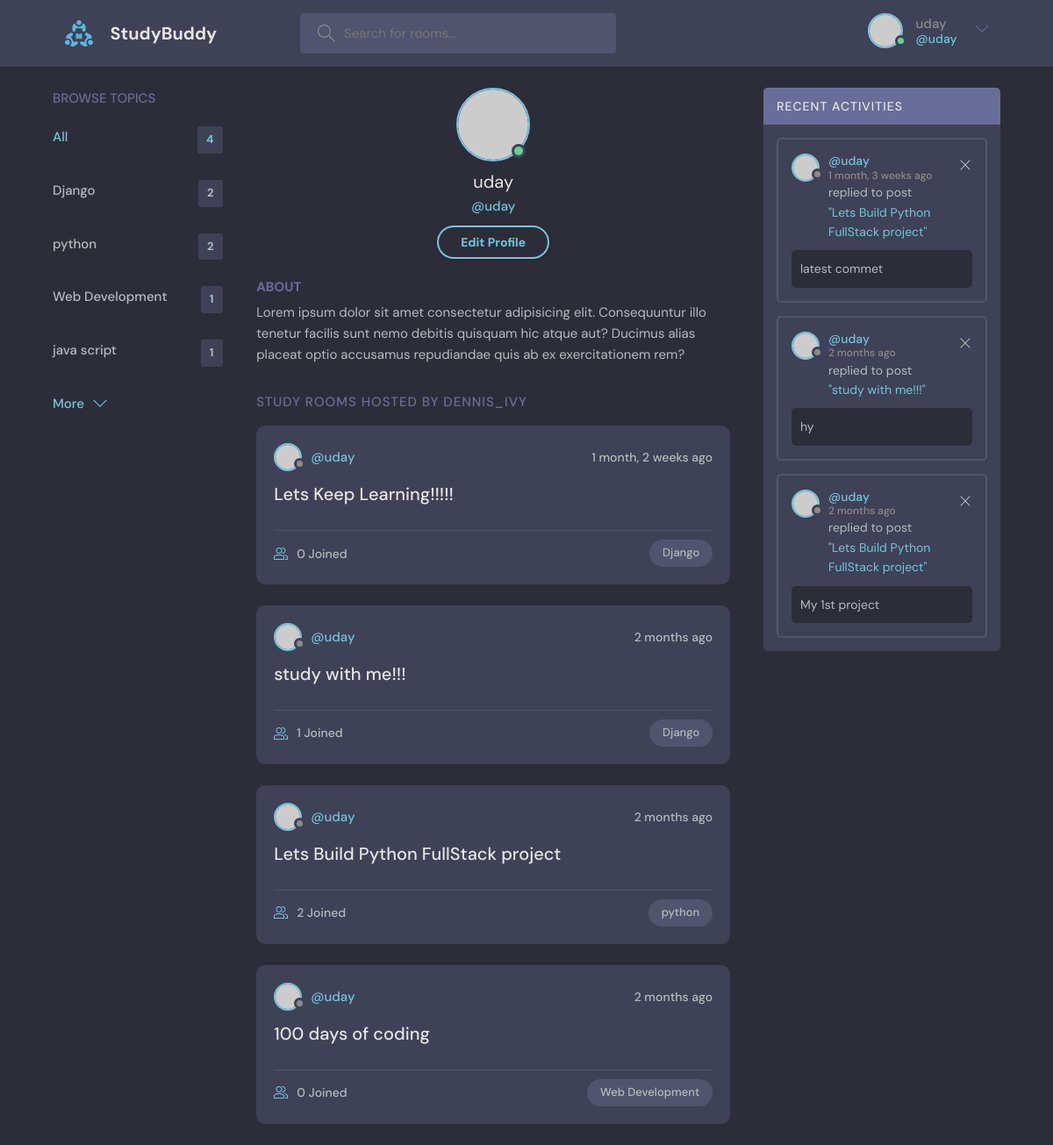
Screenshot of /user-profile/1 (signed in) with the database file from the repository.
### base/models.py (models this page shows, shortened)
class Topic(models.Model):
    name = models.CharField(max_length=200)

class Room(models.Model):
    host = models.ForeignKey(User, on_delete=models.SET_NULL,null=True)
    topic = models.ForeignKey(Topic, on_delete=models.SET_NULL,null=True)
    name = models.CharField(max_length=200)
    description = models.TextField(null=True, blank=True)
    participants = models.ManyToManyField(User,related_name='participants',blank=True)
    updated = models.DateTimeField(auto_now=True)
    created = models.DateTimeField(auto_now_add=True)
    class Meta:
        ordering = ['-updated','-created']
    def __str__(self):
        return self.name

class Message(models.Model):
    user = models.ForeignKey(User, on_delete=models.CASCADE)
    room = models.ForeignKey(Room, on_delete=models.CASCADE)
    body = models.TextField()
    updated = models.DateTimeField(auto_now=True)
    created = models.DateTimeField(auto_now_add=True)
    class Meta:
        ordering = ['-updated','-created']
    def __str__(self):
        return self.body[:50]

### base/views.py (the view)
# urls.py: path('user-profile/<str:pk>',views.userProfile,name="user-profile"),
def userProfile(request,pk):
    user = User.objects.get(id=pk)
    rooms = user.room_set.all()
    room_messages = user.message_set.all()
    topics = Topic.objects.all()
    context={'user':user,'rooms':rooms, 'room_messages':room_messages,'topics':topics}
    return render(request,'base/profile.html',context)

### base/templates/base/profile.html
{% extends "main.html" %}
{% block content %}
  <main class="profile-page layout layout--3">
    <div class="container">
      {% include "base/topics_component.html" %}
      <div class="roomList">
        <div class="profile">
          <div class="profile__avatar">
            <div class="avatar avatar--large active">
              <img src="https://randomuser.me/api/portraits/men/11.jpg" />
            </div>
          </div>
          <div class="profile__info">
            <h3>{{user.username}}</h3>
            <p>@{{user.username}}</p>
            <a href="edit-user.html" class="btn btn--main btn--pill">Edit Profile</a>
          </div>
          <div class="profile__about">
            <h3>About</h3>
            <p>
              Lorem ipsum dolor sit amet consectetur adipisicing elit. Consequuntur illo tenetur
              facilis sunt nemo debitis quisquam hic atque aut? Ducimus alias placeat optio
              accusamus repudiandae quis ab ex exercitationem rem?
            </p>
          </div>
        </div>
        <div class="roomList__header">
          <div>
            <h2>Study Rooms Hosted by dennis_ivy</a>
            </h2>
          </div>
        </div>
        {% include "base/feed_component.html" %}
      </div>
      {% include "base/activity_component.html" %}
    </div>
  </main>
{% endblock content %}

### templates/navbar.html (shortened to what this page needs)
{% load static %}
<header class="header header--loggedIn">
    <div class="container">
      <a href="{% url 'home' %}" class="header__logo">
        <img src="{%  static 'images/logo.svg' %}" />
        <h1>StudyBuddy</h1>
      </a>
      <form class="header__search" method="GET" action="{% url 'home' %}">
        <label>
          <input name="q" placeholder="Search for rooms..." />
        </label>
      </form>
      <nav class="header__menu">
        {% if request.user.is_authenticated %}
        <div class="header__user">
          <a href="profile.html">
            <div class="avatar avatar--medium active">
              <img src="https://randomuser.me/api/portraits/men/37.jpg" />
            </div>
            <p>{{request.user.username}} <span>@{{request.user.username}}</span></p>
          </a>
          <button class="dropdown-button">
            <svg version="1.1" xmlns="http://www.w3.org/2000/svg" width="32" height="32" viewBox="0 0 32 32">
              <title>chevron-down</title>
              <path d="M16 21l-13-13h-3l16 16 16-16h-3l-13 13z"></path>
            </svg>
          </button>
        </div>
        {% endif %}
      </nav>
    </div>
  </header>

### base/templates/base/topics_component.html
<div class="topics">
    <div class="topics__header">
      <h2>Browse Topics</h2>
    </div>
    <ul class="topics__list">
      <li>
        <a href="{% url 'home' %}" class="active">All <span>{{topics.count}}</span></a>
      </li>
      {% for topic in topics %}
      <li>
        <a href="{% url 'home' %}?q={{topic.name}} ">{{topic.name}} <span>{{topic.room_set.all.count}}</span></a>
      </li>
      {% endfor %}
    </ul>
    <a class="btn btn--link" href="topics.html">
      More
      <svg version="1.1" xmlns="http://www.w3.org/2000/svg" width="32" height="32" viewBox="0 0 32 32">
        <title>chevron-down</title>
        <path d="M16 21l-13-13h-3l16 16 16-16h-3l-13 13z"></path>
      </svg>
    </a>
  </div>

### base/templates/base/feed_component.html (shortened to what this page needs)
{% for room in rooms %}
<div class="roomListRoom">
    <div class="roomListRoom__header">
      <a href="{% url 'user-profile' room.host.id %}" class="roomListRoom__author">
        <div class="avatar avatar--small">
          <img src="https://randomuser.me/api/portraits/women/11.jpg" />
        </div>
        <span>@{{room.host.username}}</span>
      </a>
      <div class="roomListRoom__actions">
        <span>{{room.created|timesince}} ago</span>
      </div>
    </div>
    <div class="roomListRoom__content">
      <a href="{% url 'room' room.id %}">{{room.name}}</a>
    </div>
    <div class="roomListRoom__meta">
      <a href="{% url 'room' room.id %}" class="roomListRoom__joined">
        {{room.participants.all.count}} Joined
      </a>
      <p class="roomListRoom__topic">{{room.topic.name}}</p>
    </div>
  </div>
{% endfor %}

### base/templates/base/activity_component.html
<div class="activities">
        <div class="activities__header">
          <h2>Recent Activities</h2>
        </div>
        {% for message in room_messages  %}
        <div class="activities__box">
          <div class="activities__boxHeader roomListRoom__header">
            <a href="{% url 'user-profile' message.user.id %}" class="roomListRoom__author">
              <div class="avatar avatar--small">
                <img src="https://randomuser.me/api/portraits/women/11.jpg" />
              </div>
              <p>
                @{{message.user}}
                <span>{{message.created|timesince}} ago</span>
              </p>
            </a>
            {% if request.user == message.user %}
            <div class="roomListRoom__actions">
              <a href="{% url 'delete-message' message.id %}">
                <svg version="1.1" xmlns="http://www.w3.org/2000/svg" width="32" height="32" viewBox="0 0 32 32">
                  <title>remove</title>
                  <path
                    d="M27.314 6.019l-1.333-1.333-9.98 9.981-9.981-9.981-1.333 1.333 9.981 9.981-9.981 9.98 1.333 1.333 9.981-9.98 9.98 9.98 1.333-1.333-9.98-9.98 9.98-9.981z"
                  ></path>
                </svg>
              </a>
            </div>
            {% endif %}
          </div>
          <div class="activities__boxContent">
            <p>replied to post <a href="{% url 'room' message.room.id %}">"{{message.room}}"</a></p>
            <div class="activities__boxRoomContent">
                <p>{{message.body}}</p>
            </div>
          </div>
        </div>
        {% endfor %}
</div>

### rows the page displays
Topic: name "Django", room_set.all.count "2"
Topic: name "python", room_set.all.count "2"
Topic: name "Web Development", room_set.all.count "1"
Topic: name "java script", room_set.all.count "1"
Room: host.username "uday", created "1 month, 2 weeks", name "Lets Keep Learning!!!!!", participants.all.count "0", topic.name "Django"
Room: host.username "uday", created "2 months", name "study with me!!!", participants.all.count "1", topic.name "Django"
Room: host.username "uday", created "2 months", name "Lets Build Python FullStack project", participants.all.count "2", topic.name "python"
Room: host.username "uday", created "2 months", name "100 days of coding", participants.all.count "0", topic.name "Web Development"
Message: user "uday", created "1 month, 3 weeks", room "Lets Build Python FullStack project", body "latest commet"
Message: user "uday", created "2 months", room "study with me!!!", body "hy"
Message: user "uday", created "2 months", room "Lets Build Python FullStack project", body "My 1st project"

### other values shown
{{ request.user.username }} "uday"
{{ topics.count }} "4"
{{ user.username }} "uday"
